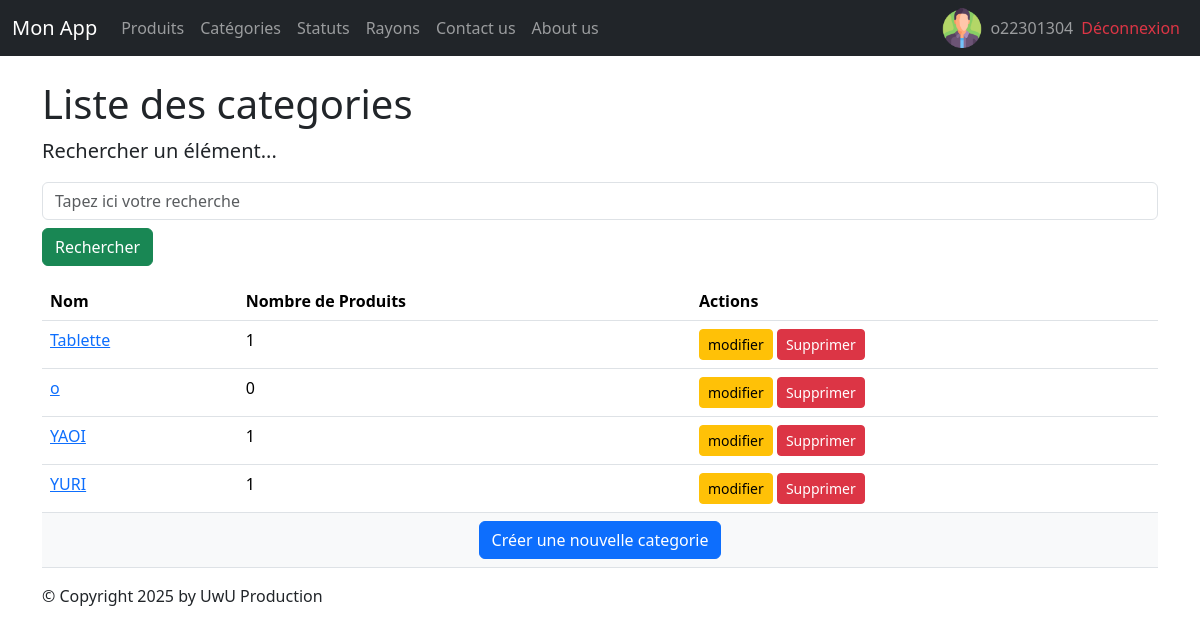
Page /monApp/categories/ (signed in) on the committed database.
### monApp/models.py (models this page shows, shortened)
class Categorie(models.Model):
    idCat = models.AutoField(primary_key=True)
    nomCat = models.CharField(max_length=100)

### monApp/views/categorie.py (the view)
# urls.py: path('categories/',views.CategorieListView.as_view() ,name='categories'),
class CategorieListView(ListView):
    model = Categorie
    template_name = "monApp/list_categories.html"
    context_object_name = "cats"
    def get_queryset(self ) :
        query = self.request.GET.get('search')
        if query:
            return Categorie.objects.filter(nomCat__icontains=query).annotate(nb_produits=Count('produits'))
        return Categorie.objects.annotate(nb_produits=Count('produits'))

### monApp/templates/monApp/list_categories.html
{% extends 'monApp/base.html' %}
{% block menu %}
    <h1>Liste des categories</h1>
{% endblock %}
{% block contenu %}
    <p class="lead mb-3 ml-0">Rechercher un élément...</p>
    <form method="GET" action="">
        <input class="form-control" type="text" name="search" placeholder="Tapez ici votre recherche"
        value="{{ request.GET.search }}">
        <button type="submit" class="btn btn-success mt-2">Rechercher</button>
    </form>
    <table class="table">
        <thead>
            <th>Nom</th>
            <th>Nombre de Produits</th>
            <th>Actions</th>
        </thead>
        <tbody>
        {% for cat in cats %}
            <tr>
                <td><a href="{% url 'categorie' cat.idCat %}">{{ cat.nomCat }} </a></td>
                <td>{{ cat.nb_produits }} </td>
                <td>
                    <a href="{% url 'categorie-chng' cat.idCat %}" class="btn btn-warning btn-sm">modifier</a>
                    <a href="{% url 'categorie-dlt' cat.idCat %}" class="btn btn-danger btn-sm">Supprimer</a>
                </td>
            </tr>
        {% endfor %}
            <tr>
                <td colspan="8" class="text-center bg-light">
                    <a href="{% url 'categorie-crt' %}" class="btn btn-primary">
                        Créer une nouvelle categorie
                    </a>
                </td>
            </tr>
        </tbody>
    </table>
{% endblock %}

### monApp/templates/monApp/base.html (shortened to what this page needs)
{% load static %}
<html>
    <head>
        {% block styles %}
            <link rel="stylesheet" href="{% static 'styles.css' %}" />
            {% load django_bootstrap5 %}
            {% bootstrap_css %}
        {% endblock %}
    </head>
    <body>
        {% block nav %}
            <nav class="navbar navbar-expand-md navbar-dark bg-dark mb-4">
    <div class="container-fluid">
        <a class="navbar-brand" href="{% url 'home' %}">Mon App</a>
        <div class="collapse navbar-collapse" id="navbarNav">
            <ul class="navbar-nav me-auto mb-2 mb-md-0">
                <li class="nav-item">
                    <a class="nav-link" href="{% url 'lst_prdts' %}">Produits</a>
                </li>
                <li class="nav-item">
                    <a class="nav-link" href="{% url 'categories' %}">Catégories</a>
                </li>
                <li class="nav-item">
                    <a class="nav-link" href="{% url 'statuts' %}">Statuts</a>
                </li>
                <li class="nav-item">
                    <a class="nav-link" href="{% url 'rayons' %}">Rayons</a>
                </li>
                <li class="nav-item">
                    <a class="nav-link" href="{% url 'contact' %}">Contact us</a>
                </li>
                <li class="nav-item">
                    <a class="nav-link" href="{% url 'about' %}">About us</a>
                </li>
            </ul>
            <ul class="navbar-nav ms-auto mb-2 mb-md-0">
                {% if user.is_authenticated %}
                    <li class="nav-item d-flex align-items-center">
                        <img src="{% static 'img/utilisateur.png' %}" alt="Description" width="40" height="40" class="me-2" />
                        <a class="nav-link p-0">{{ user.username }}</a>
                    </li>
                    <li class="nav-item d-flex align-items-center">
                        <a class="nav-link text-danger" href="{% url 'logout' %}">Déconnexion</a>
                    </li>
                {% endif %}
            </ul>
        </div>
    </div>
</nav>
        {% endblock %}
        <main role="main" class="container top-pushed">
            {% block menu %}
            {% endblock %}
            <div class="jumbotron">
                {% block contenu %}
                {% endblock %}
            </div>
        </main >
        <footer class="footer">
            <div class="container">
                <p>&copy; Copyright {% now "Y" %} by UwU Production</p>
            </div>
        </footer>
    </body>
</html>

### static/styles.css (style rules this page uses)
h1 { color:red }

### rows in the picture
Categorie: nomCat "Tablette", nb_produits "1"
Categorie: nomCat "o", nb_produits "0"
Categorie: nomCat "YAOI", nb_produits "1"
Categorie: nomCat "YURI", nb_produits "1"

### other values in the picture
{{ user.username }} "o22301304"
